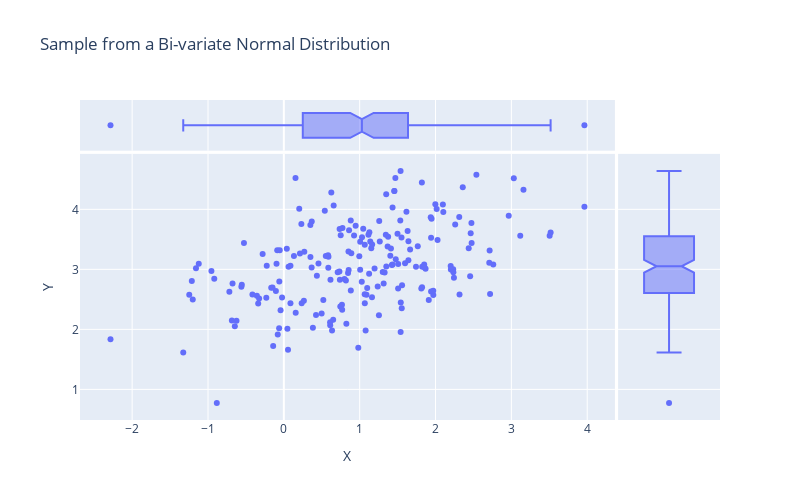

This figure's notebook cell:
### Markdown cell above
2. Create a scatter with box-plot marginals by using the function `scatter` and specifying the arguments `marginal_x` and `marginal_y` as `'box'`

### Code cell
fig = px.scatter(df, x="X", y="Y",
                         marginal_x="box", marginal_y="box",
                         height = 500, width = 800,
                         title='Sample from a Bi-variate Normal Distribution')
fig.show()

### Figure 1 — Plotly figure (JSON) as saved in the notebook; plotly's stock layout.template omitted (floating-point values rounded to 4 significant figures; data arrays with more than 128 entries replaced by an {"elided": "..."} marker saying what was removed)
{"data": [{"hovertemplate": "X=%{x}<br>Y=%{y}<extra></extra>", "legendgroup": "", "marker": {"color": "#636efa", "symbol": "circle"}, "mode": "markers", "name": "", "orientation": "v", "showlegend": false, "type": "scatter", "x": {"elided": "200 float values"}, "xaxis": "x", "y": {"elided": "200 float values"}, "yaxis": "y"}, {"alignmentgroup": "True", "hovertemplate": "X=%{x}<extra></extra>", "legendgroup": "", "marker": {"color": "#636efa", "symbol": "circle"}, "name": "", "notched": true, "offsetgroup": "", "showlegend": false, "type": "box", "x": {"elided": "200 float values"}, "xaxis": "x3", "yaxis": "y3"}, {"alignmentgroup": "True", "hovertemplate": "Y=%{y}<extra></extra>", "legendgroup": "", "marker": {"color": "#636efa", "symbol": "circle"}, "name": "", "notched": true, "offsetgroup": "", "showlegend": false, "type": "box", "xaxis": "x2", "y": {"elided": "200 float values"}, "yaxis": "y2"}], "layout": {"height": 500, "legend": {"tracegroupgap": 0}, "title": {"text": "Sample from a Bi-variate Normal Distribution"}, "width": 800, "xaxis": {"anchor": "y", "domain": [0, 0.8358], "title": {"text": "X"}}, "xaxis2": {"anchor": "y2", "domain": [0.8408, 1], "matches": "x2", "showgrid": false, "showline": false, "showticklabels": false, "ticks": ""}, "xaxis3": {"anchor": "y3", "domain": [0, 0.8358], "matches": "x", "showgrid": true, "showticklabels": false}, "xaxis4": {"anchor": "y4", "domain": [0.8408, 1], "matches": "x2", "showgrid": false, "showline": false, "showticklabels": false, "ticks": ""}, "yaxis": {"anchor": "x", "domain": [0, 0.8316], "title": {"text": "Y"}}, "yaxis2": {"anchor": "x2", "domain": [0, 0.8316], "matches": "y", "showgrid": true, "showticklabels": false}, "yaxis3": {"anchor": "x3", "domain": [0.8416, 1], "matches": "y3", "showgrid": false, "showline": false, "showticklabels": false, "ticks": ""}, "yaxis4": {"anchor": "x4", "domain": [0.8416, 1], "matches": "y3", "showgrid": true, "showline": false, "showticklabels": false, "ticks": ""}}}
